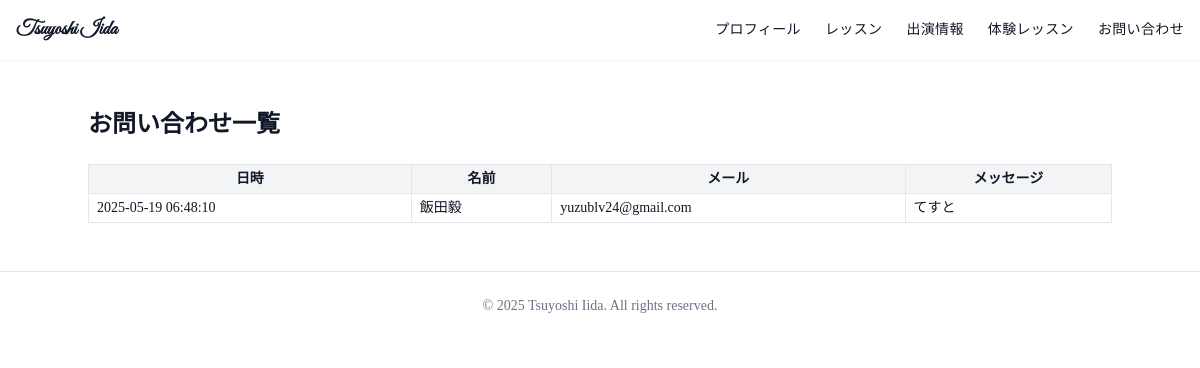
/admin/contact-applications (signed in), run on the app's committed database.
### tables this page shows
CREATE TABLE contacts (
            id INTEGER PRIMARY KEY AUTOINCREMENT,
            name TEXT,
            email TEXT,
            message TEXT,
            submitted_at DATETIME DEFAULT CURRENT_TIMESTAMP
        );

### app.py (the view)
@app.route("/admin/contact-applications")
def admin_contact_applications():
    if not session.get("logged_in"):
        return redirect(url_for("login"))
    conn = sqlite3.connect("lesson_applications.db")
    conn.row_factory = sqlite3.Row
    cur = conn.cursor()
    cur.execute("SELECT * FROM contacts ORDER BY submitted_at DESC")
    contacts = cur.fetchall()
    conn.close()
    return render_template("contact_applications.html", contacts=contacts)

### templates/contact_applications.html (shortened to what this page needs)
{% extends 'base.html' %}
{% block content %}
<section class="px-6 py-12">
  <div class="max-w-5xl mx-auto">
    <h1 class="text-2xl font-bold mb-6">お問い合わせ一覧</h1>
    <div class="overflow-x-auto">
      <table class="w-full text-sm border">
        <thead class="bg-gray-100">
          <tr>
            <th class="border px-2 py-1">日時</th>
            <th class="border px-2 py-1">名前</th>
            <th class="border px-2 py-1">メール</th>
            <th class="border px-2 py-1">メッセージ</th>
          </tr>
        </thead>
        <tbody>
          {% for item in contacts %}
          <tr>
            <td class="border px-2 py-1">{{ item.submitted_at }}</td>
            <td class="border px-2 py-1">{{ item.name }}</td>
            <td class="border px-2 py-1">{{ item.email }}</td>
            <td class="border px-2 py-1">{{ item.message }}</td>
          </tr>
          {% endfor %}
        </tbody>
      </table>
    </div>
  </div>
</section>
{% endblock %}

### static/style.css (style rules this page uses)
body.fade-in { opacity: 0; animation: fadeInSlow 2s ease-out forwards; }

### data on the page
contacts: submitted_at "2025-05-19 06:48:10", name "飯田毅", email "yuzublv24@gmail.com", message "てすと"
